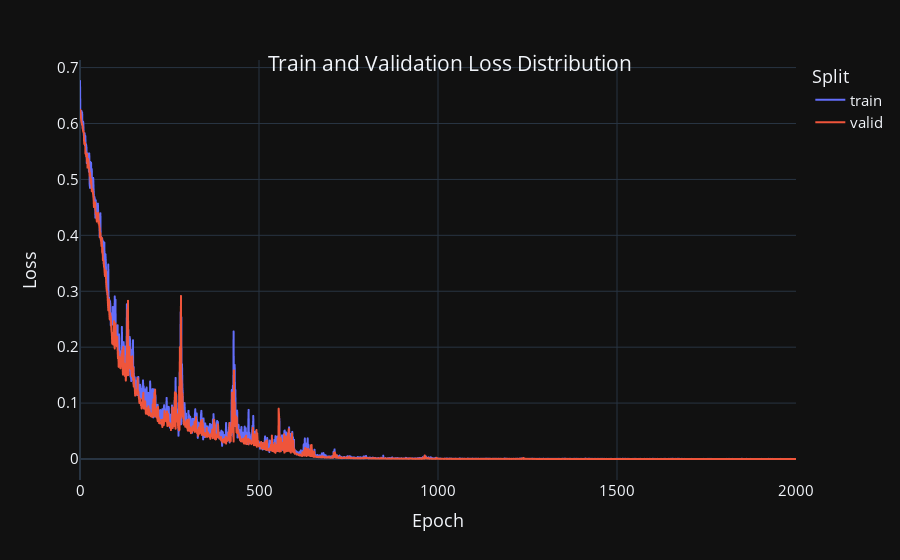
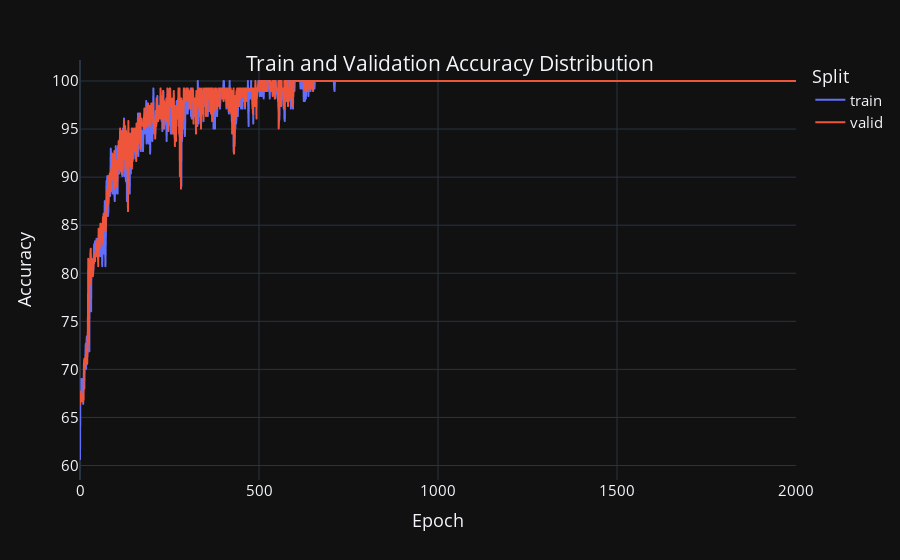
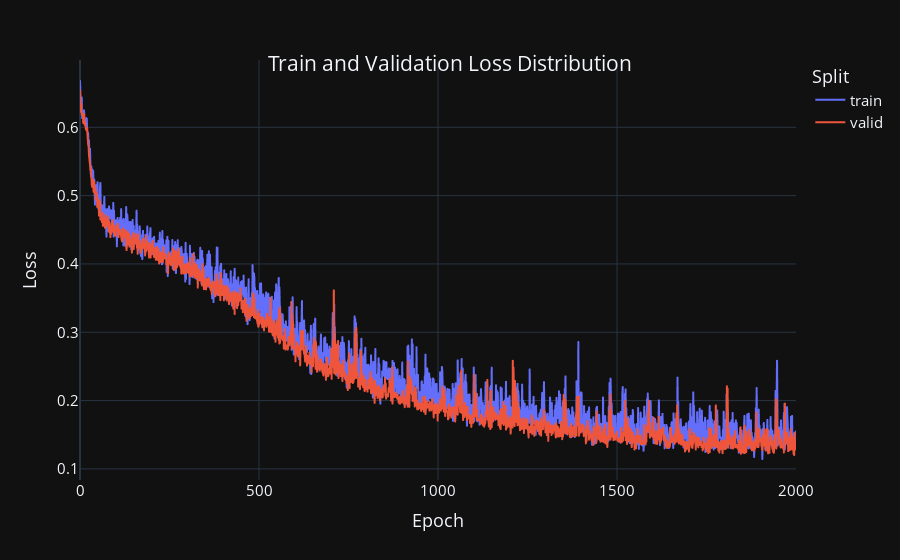
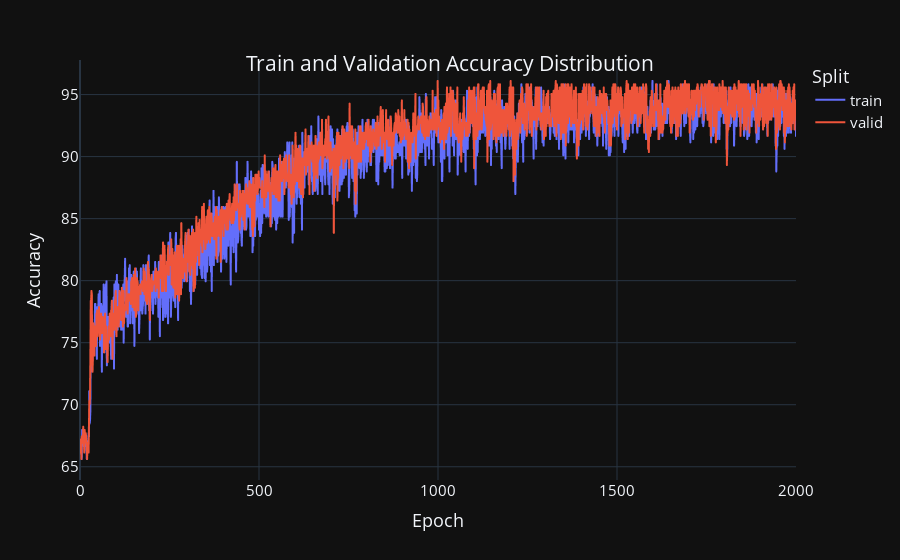

The code cell stored with these charts, in order, in its notebook:
### Markdown cell above
# Visualize The Results

### Code cell
hyperparams = {
    'dim_h': 64,
    'num_heads': 16,
    'edge_dim': 4,
}
epochs = 2000

# Models
model_ein = EINModel(**hyperparams)
model_gat = GATModel(**hyperparams)
model_gcn = GCNModel(dim_h=64)

trained_ein = run_experiment(model_ein, epochs=epochs)
test_model(trained_ein, test_loader)

# print('===================================')
# trained_gat = run_experiment(model_gat)
# test_model(trained_gat, test_loader)
# #
print('===================================')
trained_gcn = run_experiment(model_gcn, epochs, edge_feature_compact=False)
test_model(trained_gcn, test_loader, edge_feature_compact=False)

### Figure 1 — Plotly figure (JSON) as saved in the notebook; plotly's stock layout.template omitted (floating-point values rounded to 4 significant figures; data arrays with more than 128 entries replaced by an {"elided": "..."} marker saying what was removed)
{"data": [{"hovertemplate": "split=train<br>index=%{x}<br>value=%{y}<extra></extra>", "legendgroup": "train", "line": {"color": "#636efa", "dash": "solid"}, "marker": {"symbol": "circle"}, "mode": "lines", "name": "train", "showlegend": true, "x": {"elided": "2001 int values"}, "xaxis": "x", "y": {"elided": "2001 float values"}, "yaxis": "y", "type": "scattergl"}, {"hovertemplate": "split=valid<br>index=%{x}<br>value=%{y}<extra></extra>", "legendgroup": "valid", "line": {"color": "#EF553B", "dash": "solid"}, "marker": {"symbol": "circle"}, "mode": "lines", "name": "valid", "showlegend": true, "x": {"elided": "2001 int values"}, "xaxis": "x", "y": {"elided": "2001 float values"}, "yaxis": "y", "type": "scattergl"}], "layout": {"xaxis": {"anchor": "y", "domain": [0.0, 1.0], "title": {"text": "Epoch"}}, "yaxis": {"anchor": "x", "domain": [0.0, 1.0], "title": {"text": "Loss"}}, "legend": {"title": {"text": "Split"}, "tracegroupgap": 0}, "margin": {"t": 60}, "title": {"text": "Train and Validation Loss Distribution", "y": 0.9, "x": 0.5, "xanchor": "center", "yanchor": "top"}, "font": {"size": 15}}}

### Figure 2 — Plotly figure (JSON) as saved in the notebook; plotly's stock layout.template omitted (floating-point values rounded to 4 significant figures; data arrays with more than 128 entries replaced by an {"elided": "..."} marker saying what was removed)
{"data": [{"hovertemplate": "split=train<br>index=%{x}<br>value=%{y}<extra></extra>", "legendgroup": "train", "line": {"color": "#636efa", "dash": "solid"}, "marker": {"symbol": "circle"}, "mode": "lines", "name": "train", "showlegend": true, "x": {"elided": "2001 int values"}, "xaxis": "x", "y": {"elided": "2001 float values"}, "yaxis": "y", "type": "scattergl"}, {"hovertemplate": "split=valid<br>index=%{x}<br>value=%{y}<extra></extra>", "legendgroup": "valid", "line": {"color": "#EF553B", "dash": "solid"}, "marker": {"symbol": "circle"}, "mode": "lines", "name": "valid", "showlegend": true, "x": {"elided": "2001 int values"}, "xaxis": "x", "y": {"elided": "2001 float values"}, "yaxis": "y", "type": "scattergl"}], "layout": {"xaxis": {"anchor": "y", "domain": [0.0, 1.0], "title": {"text": "Epoch"}}, "yaxis": {"anchor": "x", "domain": [0.0, 1.0], "title": {"text": "Accuracy"}}, "legend": {"title": {"text": "Split"}, "tracegroupgap": 0}, "margin": {"t": 60}, "title": {"text": "Train and Validation Accuracy Distribution", "y": 0.9, "x": 0.5, "xanchor": "center", "yanchor": "top"}, "font": {"size": 15}}}

### Figure 3 — Plotly figure (JSON) as saved in the notebook; plotly's stock layout.template omitted (floating-point values rounded to 4 significant figures; data arrays with more than 128 entries replaced by an {"elided": "..."} marker saying what was removed)
{"data": [{"hovertemplate": "split=train<br>index=%{x}<br>value=%{y}<extra></extra>", "legendgroup": "train", "line": {"color": "#636efa", "dash": "solid"}, "marker": {"symbol": "circle"}, "mode": "lines", "name": "train", "showlegend": true, "x": {"elided": "2001 int values"}, "xaxis": "x", "y": {"elided": "2001 float values"}, "yaxis": "y", "type": "scattergl"}, {"hovertemplate": "split=valid<br>index=%{x}<br>value=%{y}<extra></extra>", "legendgroup": "valid", "line": {"color": "#EF553B", "dash": "solid"}, "marker": {"symbol": "circle"}, "mode": "lines", "name": "valid", "showlegend": true, "x": {"elided": "2001 int values"}, "xaxis": "x", "y": {"elided": "2001 float values"}, "yaxis": "y", "type": "scattergl"}], "layout": {"xaxis": {"anchor": "y", "domain": [0.0, 1.0], "title": {"text": "Epoch"}}, "yaxis": {"anchor": "x", "domain": [0.0, 1.0], "title": {"text": "Loss"}}, "legend": {"title": {"text": "Split"}, "tracegroupgap": 0}, "margin": {"t": 60}, "title": {"text": "Train and Validation Loss Distribution", "y": 0.9, "x": 0.5, "xanchor": "center", "yanchor": "top"}, "font": {"size": 15}}}

### Figure 4 — Plotly figure (JSON) as saved in the notebook; plotly's stock layout.template omitted (floating-point values rounded to 4 significant figures; data arrays with more than 128 entries replaced by an {"elided": "..."} marker saying what was removed)
{"data": [{"hovertemplate": "split=train<br>index=%{x}<br>value=%{y}<extra></extra>", "legendgroup": "train", "line": {"color": "#636efa", "dash": "solid"}, "marker": {"symbol": "circle"}, "mode": "lines", "name": "train", "showlegend": true, "x": {"elided": "2001 int values"}, "xaxis": "x", "y": {"elided": "2001 float values"}, "yaxis": "y", "type": "scattergl"}, {"hovertemplate": "split=valid<br>index=%{x}<br>value=%{y}<extra></extra>", "legendgroup": "valid", "line": {"color": "#EF553B", "dash": "solid"}, "marker": {"symbol": "circle"}, "mode": "lines", "name": "valid", "showlegend": true, "x": {"elided": "2001 int values"}, "xaxis": "x", "y": {"elided": "2001 float values"}, "yaxis": "y", "type": "scattergl"}], "layout": {"xaxis": {"anchor": "y", "domain": [0.0, 1.0], "title": {"text": "Epoch"}}, "yaxis": {"anchor": "x", "domain": [0.0, 1.0], "title": {"text": "Accuracy"}}, "legend": {"title": {"text": "Split"}, "tracegroupgap": 0}, "margin": {"t": 60}, "title": {"text": "Train and Validation Accuracy Distribution", "y": 0.9, "x": 0.5, "xanchor": "center", "yanchor": "top"}, "font": {"size": 15}}}
